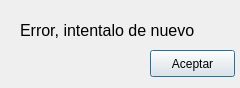
<?xml version="1.0" encoding="UTF-8"?>
<ui version="4.0">
 <class>UsuarioRegisError</class>
 <widget class="QDialog" name="UsuarioRegisError">
  <property name="geometry">
   <rect>
    <x>0</x>
    <y>0</y>
    <width>240</width>
    <height>88</height>
   </rect>
  </property>
  <property name="windowTitle">
   <string>Dialog</string>
  </property>
  <widget class="QPushButton" name="botonRegresaLogin">
   <property name="geometry">
    <rect>
     <x>150</x>
     <y>50</y>
     <width>85</width>
     <height>27</height>
    </rect>
   </property>
   <property name="text">
    <string>Aceptar</string>
   </property>
  </widget>
  <widget class="QLabel" name="label">
   <property name="geometry">
    <rect>
     <x>20</x>
     <y>10</y>
     <width>191</width>
     <height>41</height>
    </rect>
   </property>
   <property name="font">
    <font>
     <pointsize>12</pointsize>
    </font>
   </property>
   <property name="text">
    <string>Error, intentalo de nuevo</string>
   </property>
  </widget>
 </widget>
 <resources/>
 <connections/>
</ui>
